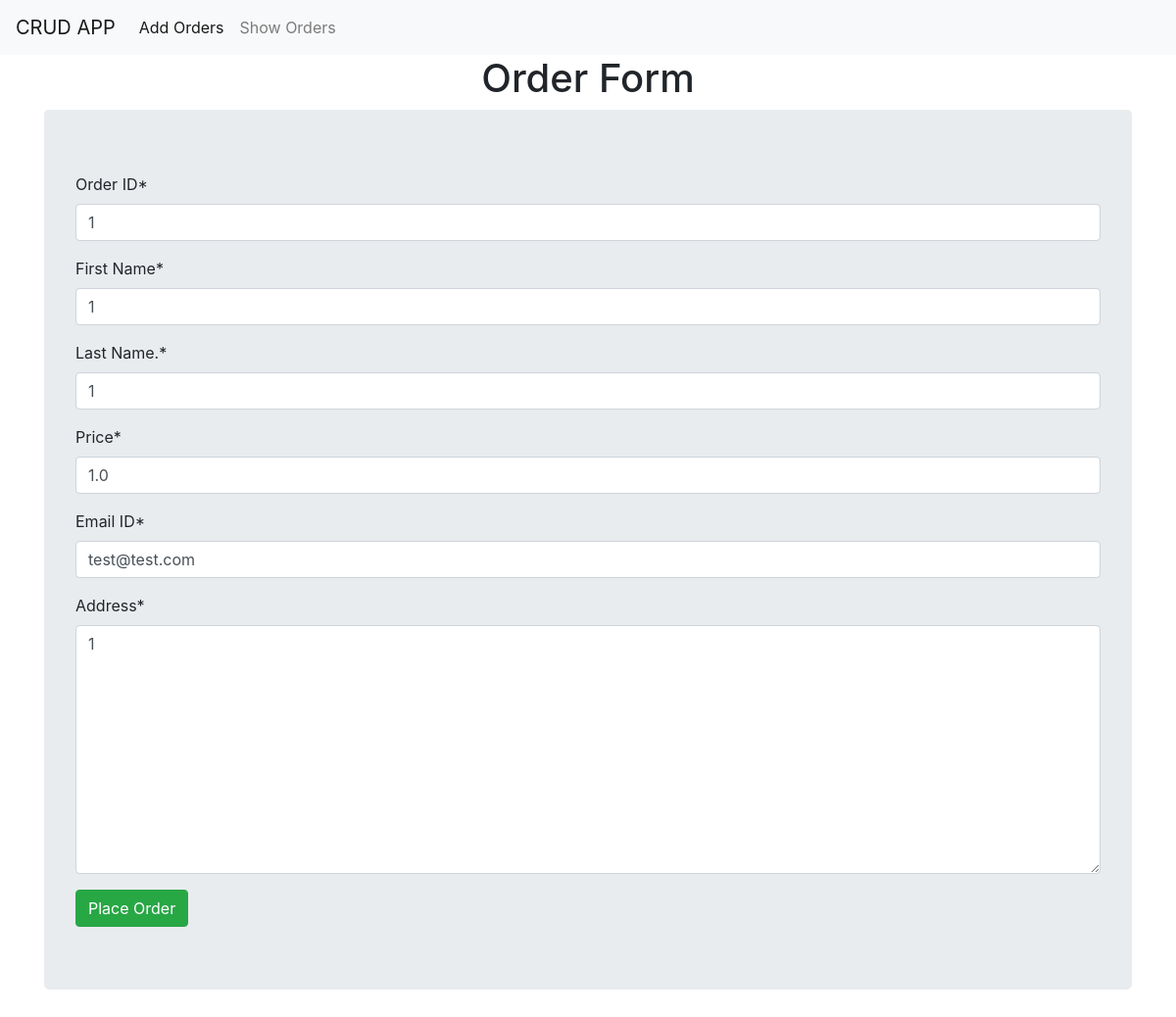
Screenshot of /up/1 with the database file from the repository.
### crudapp/models.py (models this page shows)
class Orders(models.Model):
    oid = models.IntegerField(primary_key=True)
    fname = models.CharField(max_length=20)
    lname = models.CharField(max_length=20)
    price = models.FloatField()
    mail = models.EmailField()
    addr = models.CharField(max_length=50)

### crudapp/views.py (the view)
# urls.py: path('up/<int:f_oid>', views.updateView, name= 'update_url'),
def updateView(request, f_oid):
    obj = Orders.objects.get(oid=f_oid)
    form = OrderForm(instance=obj)
    if request.method == 'POST':
        form = OrderForm(request.POST, instance=obj)
        if form.is_valid():
            form.save()
            return redirect('show_url')
    template_name = 'order.html'
    context = {'form': form}
    return render(request, template_name, context)

### crudapp/forms.py
class OrderForm(forms.ModelForm):
    class Meta:
        model = Orders
        fields = '__all__'
        labels = {
            'oid': 'Order ID',
            'fname' : 'First Name',
            'lname' : 'Last Name.' ,
            'price' : 'Price' ,
            'mail' : 'Email ID',
            'addr' : 'Address' ,
        }
        widgets  ={
            'oid' : forms.NumberInput(attrs={'placeholder': 'eg. 101'}),
            'fname' : forms.TextInput(attrs={'placeholder': 'eg. Prosenjeet'}),
            'lname' : forms.TextInput(attrs={'placeholder': 'eg. Shil'}),
            'price' : forms.NumberInput(attrs={'placeholder': 'eg. 10000'}),
            'mail' : forms.EmailInput(attrs={'placeholder': 'eg. abc@xyz.com'}),
            'addr' : forms.Textarea(attrs={'placeholder': 'eg. IN'}),
        }

### crudapp/templates/order.html (shortened to what this page needs)
{% extends 'layout.html' %}
{% load crispy_forms_tags %}
{% block content %}
<center><h1>Order Form</h1></center>
<div class="container">
   <form method="post" class="jumbotron">
       {{form|crispy}}
       <input type="submit" value="Place Order" class="btn btn-success">
   </form>
</div>
{% endblock %}

### rows the page displays
Orders: oid "1", fname "1", lname "1", price "1.0", mail "test@test.com", addr "1"
